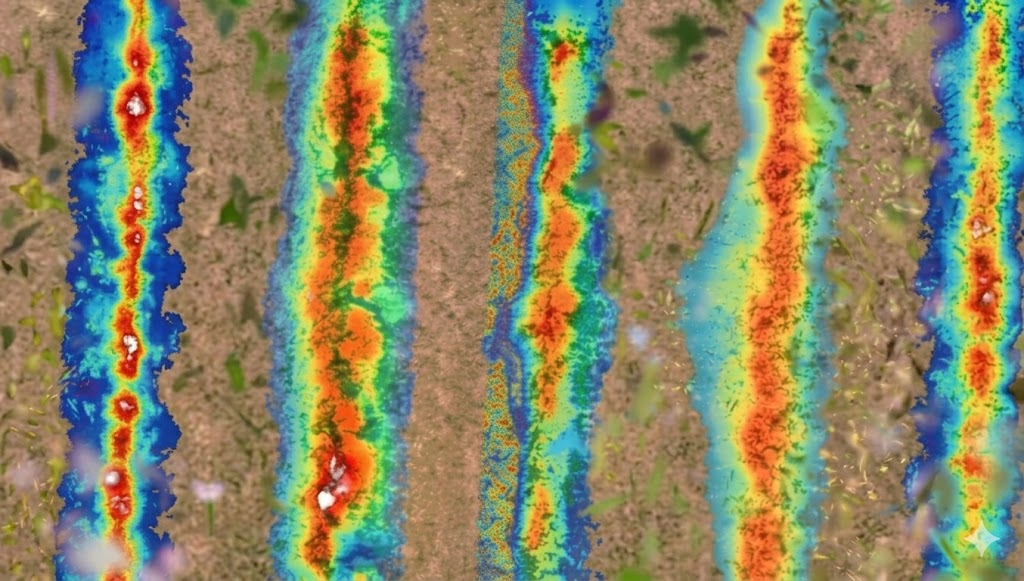
#> input picture frontend/src/assets/images/nitrogen-heatmapp.jpeg, 1024 x 581 px
$ python -i heatmap_pipeline.py   (imports and definitions only)   (older library calls are emulated)
#> lines starting #> are read from the running program, lines starting #| are printed output that depends on the picture
#> further down, picture is the input picture: shape (581, 1024, 3); mean B, G, R 100.8, 135.5, 137.3
"""
Top-down farm image → focal strip (in-focus soil + flanking crop rows).

Uses Laplacian variance (sharpness) to find the in-focus centre of the image.
The blurry out-of-focus edges are discarded; the sharp centre is kept.
Works on natural-colour 3D splat renders — no heatmap overlay required.
"""

import cv2
import numpy as np


def process_topdown(bgr: np.ndarray) -> tuple[np.ndarray, dict]:
    """
    Args:
        bgr: BGR screenshot from the top-down splat viewer.

    Returns:
        (cropped_bgr, meta)
    """
    H, W = bgr.shape[:2]
#> H = 581; W = 1024

    gray = cv2.cvtColor(bgr, cv2.COLOR_BGR2GRAY).astype(np.float32)
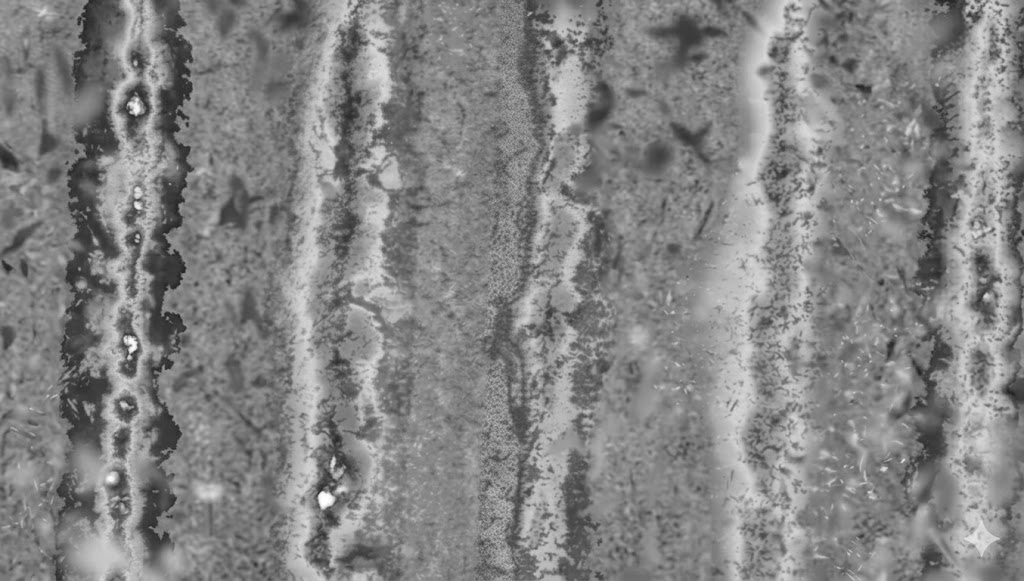
#> gray: shape (581, 1024) float32; min 30, max 255, mean 132.1

    # Laplacian sharpness per column — blurry edges score low, sharp centre scores high
    lap = cv2.Laplacian(gray, cv2.CV_32F)
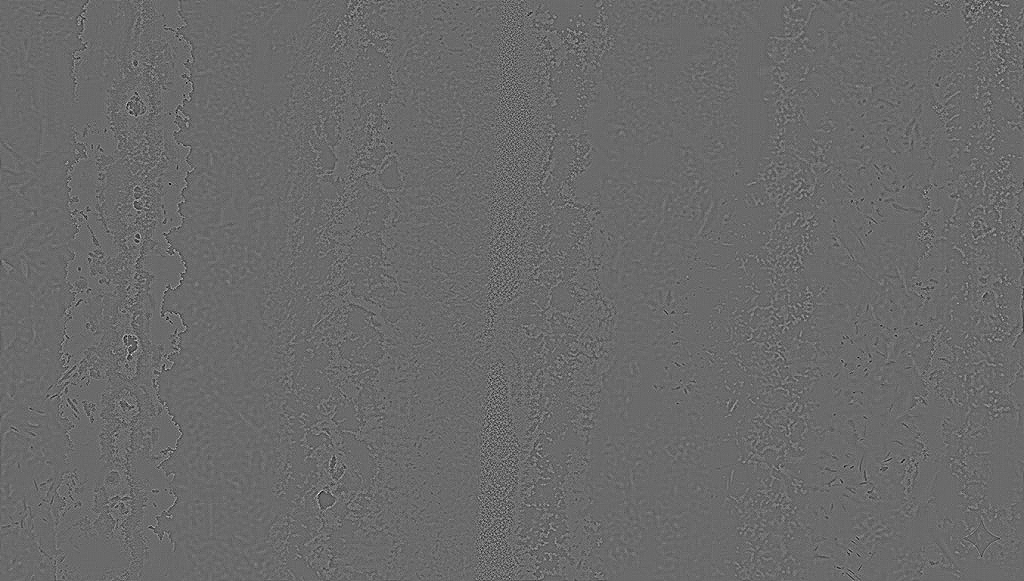
#> lap: shape (581, 1024) float32; min -163, max 227, mean 0; drawn with min black and max white
    col_sharp = np.var(lap, axis=0)          # shape (W,)
#> col_sharp = 1024 values, max 1625.5 at index 506, min 22.74 at index 646, mean 233.4

    # Smooth with a ~3% wide window to suppress noise
    k = max(3, W // 30)
#> k = 34
    col_sharp = np.convolve(col_sharp, np.ones(k) / k, mode='same')
#> col_sharp = 1024 values, max 1060.8 at index 504, min 36.59 at index 0, mean 232.1

    # Keep columns above the 30th-percentile sharpness threshold
    thresh = np.percentile(col_sharp, 30)
#> thresh = 120.3
    sharp_cols = np.where(col_sharp > thresh)[0]
#> sharp_cols = 717 values from 48 to 1023

    if len(sharp_cols) == 0:
        return bgr.copy(), {"error": "no sharp region found"}

    x0 = max(0, int(sharp_cols.min()))
#> x0 = 48
    x1 = min(W, int(sharp_cols.max()) + 1)
#> x1 = 1024

    cropped = bgr[:, x0:x1]
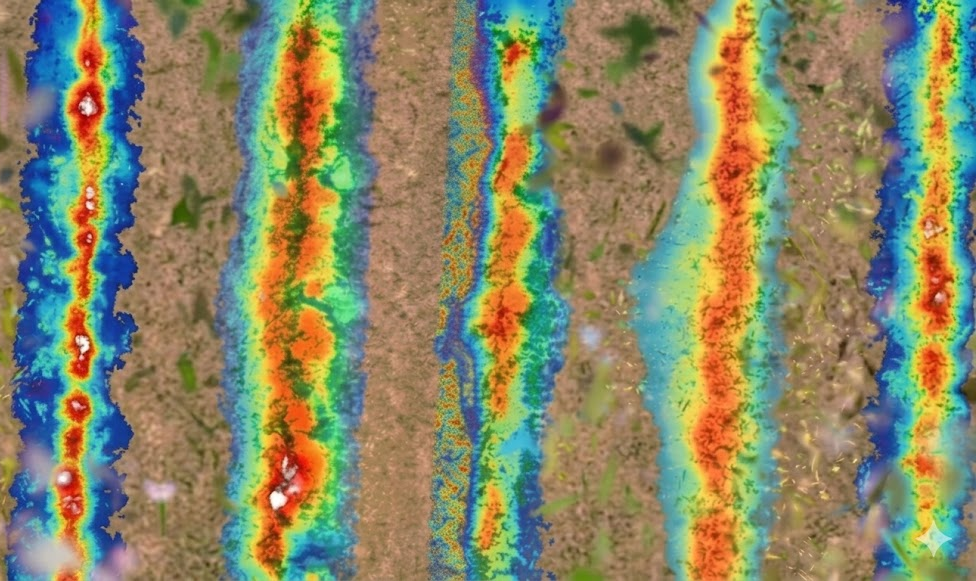
#> cropped: shape (581, 976, 3); mean B, G, R 101.5, 136.1, 136.7
    meta = {"x0": x0, "x1": x1, "width": x1 - x0}
#> meta = {'x0': 48, 'x1': 1024, 'width': 976}
    return cropped, meta

>>> import cv2
>>> picture = cv2.imread('../frontend/src/assets/images/nitrogen-heatmapp.jpeg')
>>> result = process_topdown(picture)
